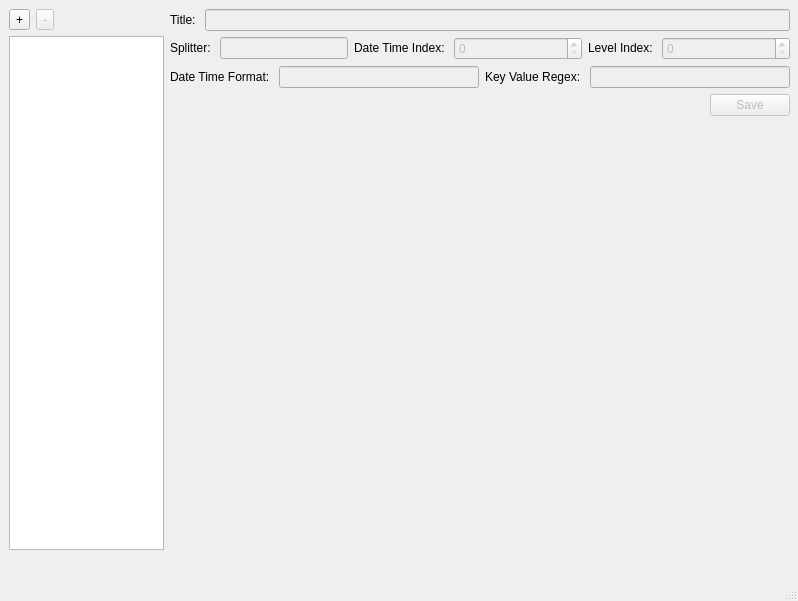
<?xml version="1.0" encoding="UTF-8"?>
<ui version="4.0">
 <class>MainWindow</class>
 <widget class="QMainWindow" name="MainWindow">
  <property name="geometry">
   <rect>
    <x>0</x>
    <y>0</y>
    <width>798</width>
    <height>601</height>
   </rect>
  </property>
  <property name="windowTitle">
   <string>MainWindow</string>
  </property>
  <widget class="QWidget" name="centralwidget">
   <widget class="QWidget" name="horizontalLayoutWidget">
    <property name="geometry">
     <rect>
      <x>9</x>
      <y>9</y>
      <width>781</width>
      <height>541</height>
     </rect>
    </property>
    <layout class="QHBoxLayout" name="horizontalLayout" stretch="2,8">
     <item>
      <layout class="QVBoxLayout" name="verticalLayout_3">
       <item>
        <layout class="QHBoxLayout" name="horizontalLayout_2">
         <item>
          <widget class="QToolButton" name="toolButtonAdd">
           <property name="text">
            <string>+</string>
           </property>
          </widget>
         </item>
         <item>
          <widget class="QToolButton" name="toolButtonRemove">
           <property name="enabled">
            <bool>false</bool>
           </property>
           <property name="text">
            <string>-</string>
           </property>
          </widget>
         </item>
         <item>
          <spacer name="horizontalSpacer">
           <property name="orientation">
            <enum>Qt::Horizontal</enum>
           </property>
           <property name="sizeHint" stdset="0">
            <size>
             <width>40</width>
             <height>20</height>
            </size>
           </property>
          </spacer>
         </item>
        </layout>
       </item>
       <item>
        <widget class="QListView" name="listView"/>
       </item>
      </layout>
     </item>
     <item>
      <layout class="QVBoxLayout" name="verticalLayout_2" stretch="0,0,0,0,0">
       <item>
        <layout class="QHBoxLayout" name="horizontalLayout_3">
         <item>
          <widget class="QLabel" name="label">
           <property name="sizePolicy">
            <sizepolicy hsizetype="Minimum" vsizetype="Minimum">
             <horstretch>0</horstretch>
             <verstretch>0</verstretch>
            </sizepolicy>
           </property>
           <property name="text">
            <string>Title: </string>
           </property>
          </widget>
         </item>
         <item>
          <widget class="QLineEdit" name="lineEditTitle">
           <property name="enabled">
            <bool>false</bool>
           </property>
          </widget>
         </item>
        </layout>
       </item>
       <item>
        <layout class="QHBoxLayout" name="horizontalLayout_4" stretch="0,1,0,1,0,1">
         <item>
          <widget class="QLabel" name="label_2">
           <property name="sizePolicy">
            <sizepolicy hsizetype="Fixed" vsizetype="Minimum">
             <horstretch>0</horstretch>
             <verstretch>0</verstretch>
            </sizepolicy>
           </property>
           <property name="maximumSize">
            <size>
             <width>16777215</width>
             <height>20</height>
            </size>
           </property>
           <property name="text">
            <string>Splitter: </string>
           </property>
          </widget>
         </item>
         <item>
          <widget class="QLineEdit" name="lineEditSplitter">
           <property name="enabled">
            <bool>false</bool>
           </property>
           <property name="sizePolicy">
            <sizepolicy hsizetype="MinimumExpanding" vsizetype="Fixed">
             <horstretch>0</horstretch>
             <verstretch>0</verstretch>
            </sizepolicy>
           </property>
          </widget>
         </item>
         <item>
          <widget class="QLabel" name="label_3">
           <property name="sizePolicy">
            <sizepolicy hsizetype="Fixed" vsizetype="Minimum">
             <horstretch>0</horstretch>
             <verstretch>0</verstretch>
            </sizepolicy>
           </property>
           <property name="maximumSize">
            <size>
             <width>16777215</width>
             <height>20</height>
            </size>
           </property>
           <property name="text">
            <string>Date Time Index: </string>
           </property>
          </widget>
         </item>
         <item>
          <widget class="QSpinBox" name="spinBoxDateTimeIndex">
           <property name="enabled">
            <bool>false</bool>
           </property>
          </widget>
         </item>
         <item>
          <widget class="QLabel" name="label_4">
           <property name="sizePolicy">
            <sizepolicy hsizetype="Fixed" vsizetype="Minimum">
             <horstretch>0</horstretch>
             <verstretch>0</verstretch>
            </sizepolicy>
           </property>
           <property name="maximumSize">
            <size>
             <width>16777215</width>
             <height>20</height>
            </size>
           </property>
           <property name="text">
            <string>Level Index: </string>
           </property>
          </widget>
         </item>
         <item>
          <widget class="QSpinBox" name="spinBoxLevelIndex">
           <property name="enabled">
            <bool>false</bool>
           </property>
          </widget>
         </item>
        </layout>
       </item>
       <item>
        <layout class="QHBoxLayout" name="horizontalLayout_5">
         <item>
          <widget class="QLabel" name="label_5">
           <property name="maximumSize">
            <size>
             <width>16777215</width>
             <height>20</height>
            </size>
           </property>
           <property name="text">
            <string>Date Time Format: </string>
           </property>
          </widget>
         </item>
         <item>
          <widget class="QLineEdit" name="lineEditDateTimeFormat">
           <property name="enabled">
            <bool>false</bool>
           </property>
          </widget>
         </item>
         <item>
          <widget class="QLabel" name="label_6">
           <property name="maximumSize">
            <size>
             <width>16777215</width>
             <height>20</height>
            </size>
           </property>
           <property name="text">
            <string>Key Value Regex: </string>
           </property>
          </widget>
         </item>
         <item>
          <widget class="QLineEdit" name="lineEditKeyValueRegex">
           <property name="enabled">
            <bool>false</bool>
           </property>
          </widget>
         </item>
        </layout>
       </item>
       <item>
        <layout class="QHBoxLayout" name="horizontalLayout_6">
         <item>
          <spacer name="horizontalSpacer_2">
           <property name="orientation">
            <enum>Qt::Horizontal</enum>
           </property>
           <property name="sizeHint" stdset="0">
            <size>
             <width>40</width>
             <height>20</height>
            </size>
           </property>
          </spacer>
         </item>
         <item>
          <widget class="QPushButton" name="pushButtonSave">
           <property name="enabled">
            <bool>false</bool>
           </property>
           <property name="text">
            <string>Save</string>
           </property>
          </widget>
         </item>
        </layout>
       </item>
       <item>
        <spacer name="verticalSpacer">
         <property name="orientation">
          <enum>Qt::Vertical</enum>
         </property>
         <property name="sizeHint" stdset="0">
          <size>
           <width>20</width>
           <height>40</height>
          </size>
         </property>
        </spacer>
       </item>
      </layout>
     </item>
    </layout>
   </widget>
  </widget>
  <widget class="QMenuBar" name="menubar">
   <property name="geometry">
    <rect>
     <x>0</x>
     <y>0</y>
     <width>798</width>
     <height>22</height>
    </rect>
   </property>
  </widget>
  <widget class="QStatusBar" name="statusbar"/>
 </widget>
 <resources/>
 <connections/>
</ui>
